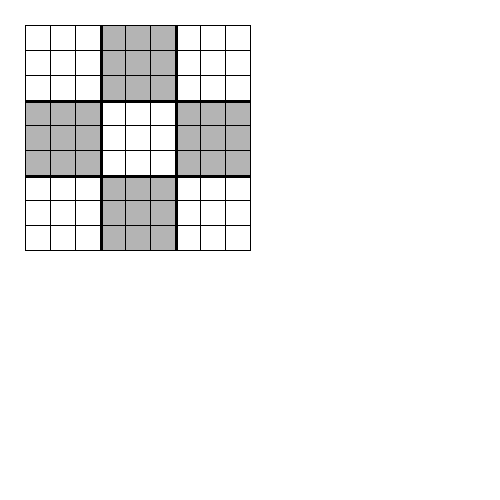
Frame 1 (no input)
Frame 60 (the mouse pressed at the canvas centre just before this capture): identical to frame 1, image omitted
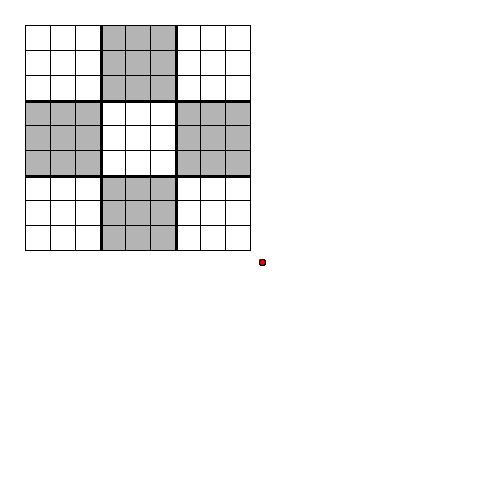
Frame 120 (the mouse held since frame 60 and released just before this capture)

The Processing sketch that drew these frames (run headless with seeded random() and noise(); from frame 60 on, the mouse is pressed at the canvas centre):

// Processing sketch: processing_79482
// ── processing_79482.pde

void setup(){
  background(255,255,255);
  size(500,500);
  board(); //here this board will be a static image, the full sudoku board
}
color tinto = color(255,255,255);
void board(){//this draws the entire shebang with cell arrays and lines for 
 cellarray(25,25,25,tinto); //the sudoku board w/ grey alternates
 sudokulines(-75,0);//and the lines
}

void cell(int x, int y, int s, color tinto){ //creates a single box
  fill(tinto); //color of box
  rect(x,y,s,s); //box is essentially a square because of equal height and width
}

void triple (int x, int y, int s, color tinto){ //creates a row of three squares
  for (int i = 0; i < 3; i = i +1) {
    cell(x, y, s, tinto);
    x += s; //this allows the box to stack next to each other up until 3 cells
  }
}

void block(int x, int y, int s, color tinto) { //this makes three triples, or a 3x3 cell
for (int i = 0; i < 3; i++) {
  triple (x,y,s,tinto);
  y += s; //now the triple can stack down on each other, creating a 3x3
}
}

void row(int x, int y, int s, color tinto) { //now we'll have a row of 3x3 cells
for (int i = 0; i <3; i++) {
  block(x,y,s,tinto);
  x += (s*3); //i multiply by 3 because the starting point is moving ahead by 3 cells, not 1 cell as we did in previous functions
    if (tinto == color(180,180,180)) {
      tinto = color(255,255,255); //this is going to alternative the 3x3 by column
    } else {
      tinto = color(180,180,180);
    }
}
}

void cellarray(int x, int y, int s, color tinto) { //this one is going to bring the row down 3 times so it'll create a 3x3 block of 3x3 cells
  for (int i = 0; i <3; i++){
    row (x,y,s,tinto);
    y+=(s*3); //now, the starting cell point is going to go down by it's side times three
    if (tinto == color(180,180,180)) {
      tinto = color(255,255,255);
    }
    else {
      tinto = color (180,180,180);
    }
  }
}
void vertblock(float x, float y){
  rect(100.5+x,50+y,1.5,225);
}
void horizblock(float x, float y){
  rect(25+x, 100.5+y,225,1.5);
}
void sudokulines(float x, float y){
  fill(0,0,0);
  vertblock(0,-25);
  vertblock(75,-25);
  horizblock(0,0);
  horizblock(0,75);
}

void draw() {
  int sudokuboxX, sudokuboxY;
  int s;
  s = 25; //for simplicity, the size of the cells 25
  sudokuboxX = mouseX / s; //so whatever the x coordinate of my mouse will divide by 25, the cell size
  sudokuboxY = mouseY / s; //and the y coordinates of my mouse will be divided by cell size
  if (mousePressed) { //once i press the mouse
    fill(255,0,0); //will be colored red
    ellipse((s * sudokuboxX) + (s/2), (s*sudokuboxY) + (s/2), (s/4), (s/4));
  //ellipse details
  //1st parameter: size * sudokuboxX: the 's' will cancel out, leaving only Mousex position + x position 25/2
 // 2nd parameter: size * sudokuboxY: the 's' will cancel out, leaving only MouseY position + y position 25/2
   // **so this means for x and y coordinates to be both (25/2,25/2), the ellipse will appear precisely at the center of the cell no matter where the mousepress is on the cell
   // 3rd & 4th parameter are the width and height of ellipse, respectively
  }
  
}
